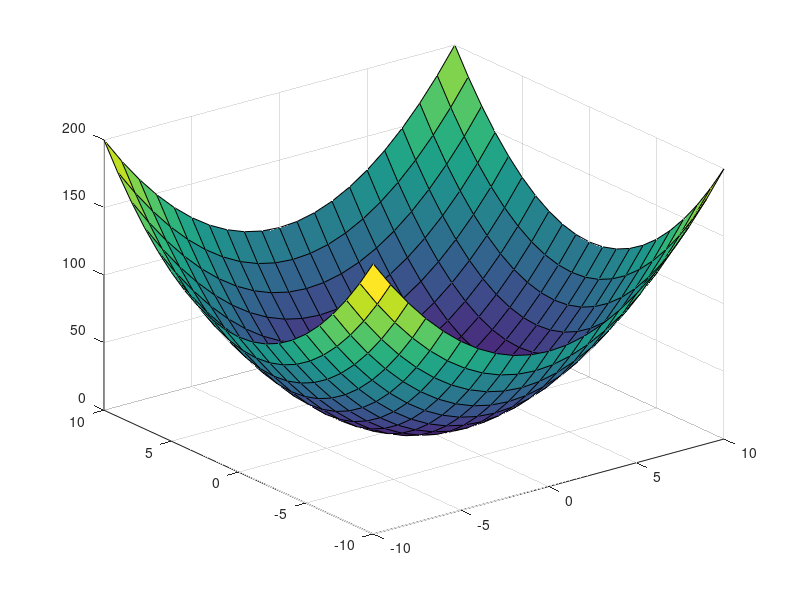

Write MATLAB code to recreate this figure.
% ------------------------------------------------------------------------------
% X-Y Plots
% ------------------------------------------------------------------------------
clc
y = 0:20;
y = y .^ 2;
% figure(1)
% plot(y)

% ------------------------------------------------------------------------------
% Scatter
% ------------------------------------------------------------------------------
x = 0:20;
% figure(2)
% scatter(x,y)

% ------------------------------------------------------------------------------
% Histogram
% ------------------------------------------------------------------------------
a = randn(1000, 1);
% figure(3)
% hist(a)
% figure(4)
% hist(a,50)

% ------------------------------------------------------------------------------
% Contour
% ------------------------------------------------------------------------------
x = [1 2 3 2 1]
y = x
z_transpose = x'
z = z_transpose * y
% figure(5)
% axis([1 5 1 5])
% contour(z)

% ------------------------------------------------------------------------------
% Polar Plot
% ------------------------------------------------------------------------------
x_polar = 0:0.1:2*pi
y_polar = linspace(0.1, 0.1, 63);
% figure(6)
% polar(x_polar,y_polar)

% ------------------------------------------------------------------------------
% Pie Charts
% ------------------------------------------------------------------------------
a_pie = 1:6
% figure(7)
% pie(a_pie)

e_pie = [1 0 0 0 1 0]
% figure(8)
% pie(a_pie,e_pie)

% ------------------------------------------------------------------------------
% 3D Meshes
% ------------------------------------------------------------------------------
x_mesh = -10:10
y_mesh = x_mesh
[x,y] = meshgrid(x_mesh, y_mesh)
z = x .^2 + y .^2
% figure(9)
% mesh(x,y,z)
% figure(10)
% meshc(x,y,z)
% figure(11)
% meshz(x,y,z)
figure(12)
surf(x,y,z)
print -dpng 'surf.png'
